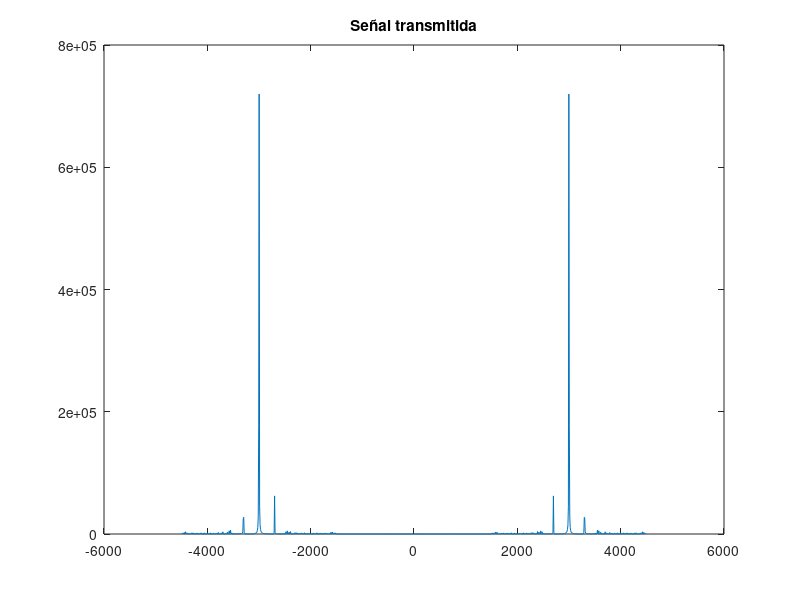
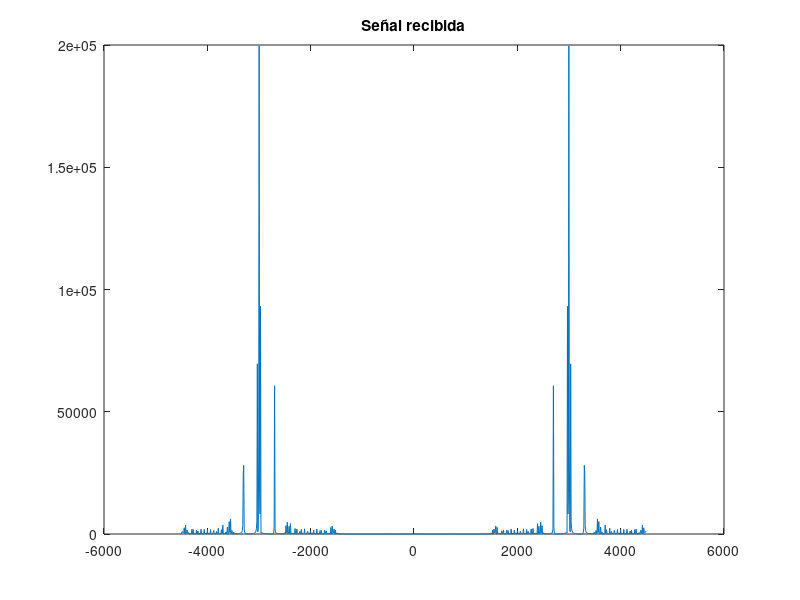

Reproduce these figures in MATLAB, in order. (Note: this script raises an error after producing the figures.)
clc;clear;close all;

a = 1;
b = 1;

beta = 16;
frf  = 3e3;
fs   = 3* frf; 
fid  = 300; %morse 300Hz equivale a 1020 Hz
fref = 1000;

Delta = 0; % lo que nos desviamos respecto al norte
theta = 75;

c = 3e8;

t  = 0:1/fs:5/30;
id = ones(1, length(t));

%% Transmision

somni1  = cos(2*pi*frf*t); %portadora continua
somni2  = b*cos(2*pi*fref*t + beta*cos(2*pi*30*t -deg2rad(Delta))).*cos(2*pi*frf*t); %portadora de referencia
somni3  = id.*cos(2*pi*fid*t).*cos(2*pi*frf*t); %portadora morse
sgiro   = a*cos(2*pi*frf*t); %antena de giro

stx = somni1 + somni2 + somni3 + sgiro;

figure()
plot((-fs/2:fs/1024:(fs/2)-(fs/1024)), fftshift(abs(fft(stx,1024)).^2));
title('Señal transmitida');

%% Recepción

srx1 = somni1 + somni2 + somni3;
srx2 = sgiro .*cos(2*pi*30*t-deg2rad(theta));
srx  = srx1 + srx2;

figure();
plot((-fs/2:fs/1024:(fs/2) - (fs/1024)), fftshift(abs(fft(srx,1024)).^2));
title("Señal recibida");

% Los picos que salen se deben al tener un theta de llegada. Ya que ahora
% recibimos con un ángulo, que implica recibir la señal con una determinada
% fase. Estos picos se deben a que la señal que recibimos de la  antena
% lleva el desfase propio del ángulo en que está nuestro avión.

% Una vez recibida la señal, debemos ver que hacer con ella.

%% Estimación del rumbo

% Demodulador
[num1500,den1500] = cheby2(5,30,1.5*fref*2/fs);
senal_am=amdemod(srx,frf,fs,0,0,num1500,den1500);

figure(); %Es la salida del detector. Nos llega lo TX
plot(-fs/2:fs/1024:(fs/2)-(fs/1024),fftshift(abs(fft(senal_am,1024)).^2));
title("Detector AM")


[z,p,k] = cheby2(5,30,[900*2/fs 1100*2/fs],'bandpass');
sos = zp2sos(z,p,k);
senal_ref_demod = filtfilt(sos,1,senal_am); %Demodulamos
senal_fm_demod= pmdemod(senal_ref_demod,fref,fs,1);

figure();
plot(t,senal_fm_demod,"r")
hold on
plot(t,cos(2*pi*30*t-deg2rad(Delta)),"b")

fase = pmdemod(senal_fm_demod,30,fs,1);

[z2,p2,k2] = cheby2(5,30,100*2/fs);
sos2 = zp2sos(z2,p2,k2);
senal_giro_demod = filtfilt(sos2,1,senal_am);
senal_giro_demod_sincc = senal_giro_demod - mean(senal_giro_demod);

figure();
plot(t,senal_giro_demod_sincc,"r");
hold on;
plot(t,cos(2*pi*30*t- deg2rad(theta)),"b");

fase2 = pmdemod(senal_giro_demod_sincc,30,fs,1);

fase_estimada = rad2deg(fase-fase2);
figure();
plot(t,fase_estimada);

fase_fin = mean(fase_estimada);

% Tras recibir la señal, y teniendo en cuenta que las antenas del avion
% estan en la cola, que es la zona que marca el rumbo, el piloto lo que
% tiene son 2 marcadores.
% Con el primero sintoniza la frecuencia con el VOR con quien quiere
% hablar, y luego tiene una roseta.
% De norte direccion este, tenemos:
% Norte, 
% el rumbo que llevas,
% triangulo blanco (si vamos o me voy del radiofaro) Si esta hacia abajo es
% que me voy

% El desvío del rumbo. Si el palo no esta alienado en medio no estoy yendo
% recto.

% sur
% La bandera roja seactiva si el VOR tiene algun problema o condiciones
% climatológicas adversas.

% 

%%
%%

%                                   D-VOR



% Filtro f=30Hz
% [z2,p2,k2] = cheby2(5,30,100*2/fs);
% sos2 = zp2sos(z2,p2,k2);
% senal_giro_demod = filtfilt(sos2,1,senal_am)-1;
% senal_giro_demod_sincc=senal_giro_demod-mean(senal_giro_demod);
